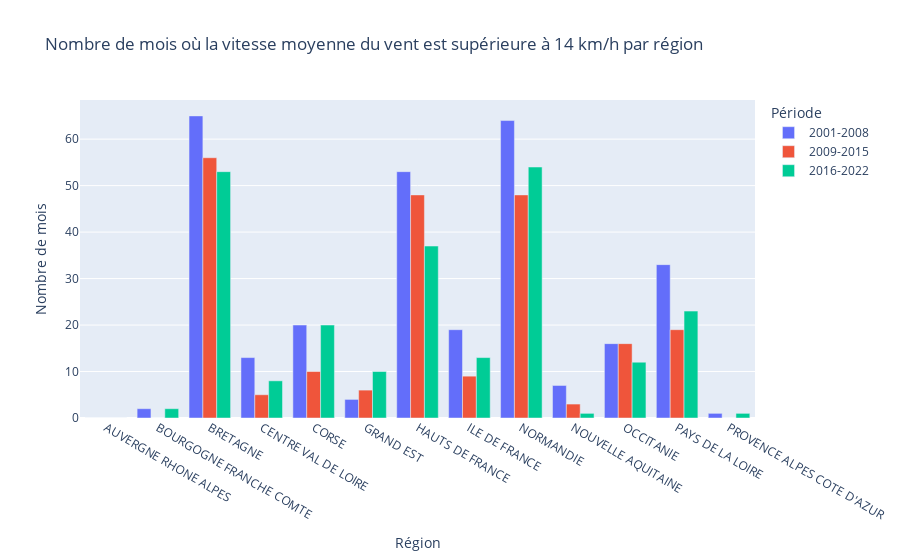

The notebook cell this image was saved under:
### Markdown cell above
Globalement le vent remonte bien depuis la période "2009". Même depuis la période "1993" sur certaines régions

### Code cell
# Periods
periods = [
    (2001, 2008),
    (2009, 2015),
    (2016, 2022)
]

counts = []

# Loop
for start, end in periods:
    for region in df_date_region['region'].unique():
        period_df = df_date_region[(df_date_region["AAAAMM"].dt.year >= start) & 
                                   (df_date_region["AAAAMM"].dt.year <= end) & 
                                   (df_date_region["region"] == region)]
        count = period_df[period_df["vent_speed_inst_moy_mensu"] > 14].shape[0]
        counts.append({"region": region, "period": f"{start}-{end}", "count": count})

# Convert to DataFrame
df_counts = pd.DataFrame(counts)

# Graphique
fig = px.bar(df_counts, x="region", y="count", color="period",
             title="Nombre de mois où la vitesse moyenne du vent est supérieure à 14 km/h par région",
             labels={"count": "Nombre de mois", "region": "Région", "period": "Période"},
             barmode="group")

fig.show()

### Figure 1 — Plotly figure (JSON) as saved in the notebook; plotly's stock layout.template omitted (floating-point values rounded to 4 significant figures)
{"data": [{"alignmentgroup": "True", "hovertemplate": "Période=2001-2008<br>Région=%{x}<br>Nombre de mois=%{y}<extra></extra>", "legendgroup": "2001-2008", "marker": {"color": "#636efa", "pattern": {"shape": ""}}, "name": "2001-2008", "offsetgroup": "2001-2008", "orientation": "v", "showlegend": true, "textposition": "auto", "type": "bar", "x": ["AUVERGNE RHONE ALPES", "BOURGOGNE FRANCHE COMTE", "BRETAGNE", "CENTRE VAL DE LOIRE", "CORSE", "GRAND EST", "HAUTS DE FRANCE", "ILE DE FRANCE", "NORMANDIE", "NOUVELLE AQUITAINE", "OCCITANIE", "PAYS DE LA LOIRE", "PROVENCE ALPES COTE D'AZUR"], "xaxis": "x", "y": [0, 2, 65, 13, 20, 4, 53, 19, 64, 7, 16, 33, 1], "yaxis": "y"}, {"alignmentgroup": "True", "hovertemplate": "Période=2009-2015<br>Région=%{x}<br>Nombre de mois=%{y}<extra></extra>", "legendgroup": "2009-2015", "marker": {"color": "#EF553B", "pattern": {"shape": ""}}, "name": "2009-2015", "offsetgroup": "2009-2015", "orientation": "v", "showlegend": true, "textposition": "auto", "type": "bar", "x": ["AUVERGNE RHONE ALPES", "BOURGOGNE FRANCHE COMTE", "BRETAGNE", "CENTRE VAL DE LOIRE", "CORSE", "GRAND EST", "HAUTS DE FRANCE", "ILE DE FRANCE", "NORMANDIE", "NOUVELLE AQUITAINE", "OCCITANIE", "PAYS DE LA LOIRE", "PROVENCE ALPES COTE D'AZUR"], "xaxis": "x", "y": [0, 0, 56, 5, 10, 6, 48, 9, 48, 3, 16, 19, 0], "yaxis": "y"}, {"alignmentgroup": "True", "hovertemplate": "Période=2016-2022<br>Région=%{x}<br>Nombre de mois=%{y}<extra></extra>", "legendgroup": "2016-2022", "marker": {"color": "#00cc96", "pattern": {"shape": ""}}, "name": "2016-2022", "offsetgroup": "2016-2022", "orientation": "v", "showlegend": true, "textposition": "auto", "type": "bar", "x": ["AUVERGNE RHONE ALPES", "BOURGOGNE FRANCHE COMTE", "BRETAGNE", "CENTRE VAL DE LOIRE", "CORSE", "GRAND EST", "HAUTS DE FRANCE", "ILE DE FRANCE", "NORMANDIE", "NOUVELLE AQUITAINE", "OCCITANIE", "PAYS DE LA LOIRE", "PROVENCE ALPES COTE D'AZUR"], "xaxis": "x", "y": [0, 2, 53, 8, 20, 10, 37, 13, 54, 1, 12, 23, 1], "yaxis": "y"}], "layout": {"barmode": "group", "legend": {"title": {"text": "Période"}, "tracegroupgap": 0}, "title": {"text": "Nombre de mois où la vitesse moyenne du vent est supérieure à 14 km/h par région"}, "xaxis": {"anchor": "y", "domain": [0, 1], "title": {"text": "Région"}}, "yaxis": {"anchor": "x", "domain": [0, 1], "title": {"text": "Nombre de mois"}}}}
